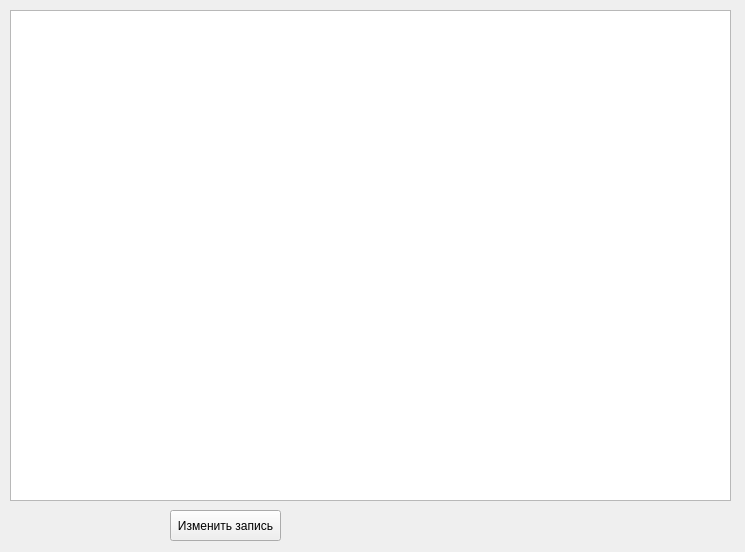
<?xml version="1.0" encoding="UTF-8"?>
<ui version="4.0">
 <class>MainWindow</class>
 <widget class="QMainWindow" name="MainWindow">
  <property name="geometry">
   <rect>
    <x>0</x>
    <y>0</y>
    <width>745</width>
    <height>552</height>
   </rect>
  </property>
  <property name="windowTitle">
   <string>MainWindow</string>
  </property>
  <widget class="QWidget" name="centralwidget">
   <widget class="QTableWidget" name="tableWidget">
    <property name="geometry">
     <rect>
      <x>10</x>
      <y>10</y>
      <width>721</width>
      <height>491</height>
     </rect>
    </property>
   </widget>
   <widget class="QPushButton" name="pushButton">
    <property name="geometry">
     <rect>
      <x>170</x>
      <y>510</y>
      <width>111</width>
      <height>31</height>
     </rect>
    </property>
    <property name="text">
     <string>Изменить запись</string>
    </property>
   </widget>
  </widget>
 </widget>
 <resources/>
 <connections/>
</ui>
